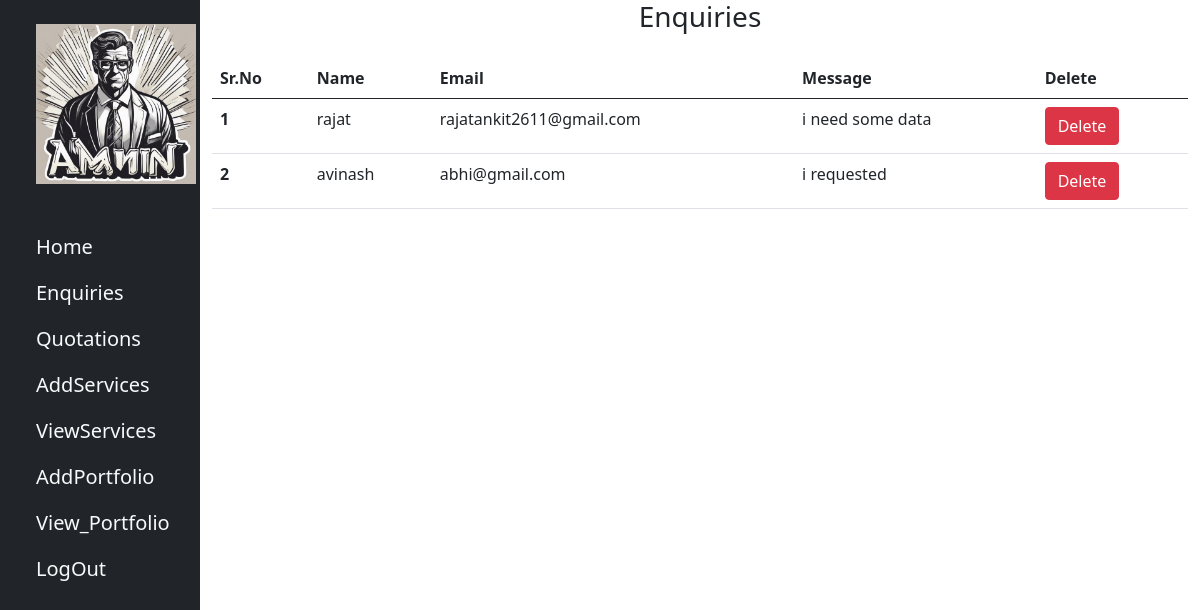
Page /admin_contacts/ on the earlier database version.
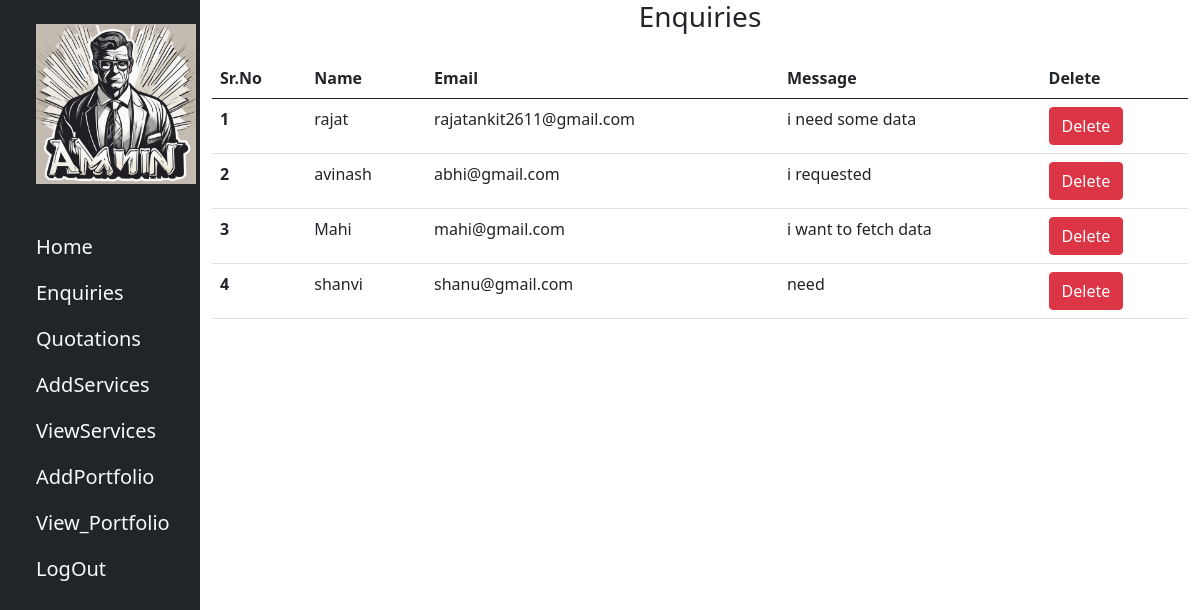
Same page on the later database version.
### projectApp/models.py (models this page shows)
class Contact(models.Model):
    email= models.CharField(max_length=30)
    name= models.CharField(max_length=30)
    message=models.TextField(max_length=50)

### projectApp/views.py (the view)
# urls.py: path("admin_contacts/",views.admin_contacts,name="admin_contacts"),
def admin_contacts(request):
    contacts=Contact.objects.all()
    return render(request,'admin_contacts.html',{'contacts':contacts})

### projectApp/templates/admin_contacts.html (shortened to what this page needs)
<!DOCTYPE html>
<html lang="en">
  <head>
  </head>
  <body>
    <div class="container-fluid">
      <div class="row">
        <div class="col-md-2 bg-dark vh-100">{% include 'side_nav.html' %}</div>
        <div class="col-md-10">
          <h3 class="text-center text-dark mb-4">Enquiries</h3>
          <table class="table">
            <thead>
              <tr>
                <th scope="col">Sr.No</th>
                <th scope="col">Name</th>
                <th scope="col">Email</th>
                <th scope="col">Message</th>
                <th scope="col">Delete</th>
              </tr>
            </thead>
            <tbody>
              {% for item in contacts %}
              <tr>
                <th scope="row">{{ item.id }}</th>
                <td>{{ item.name }}</td>
                <td>{{ item.email }}</td>
                <td>{{ item.message }}</td>
                <td>
                  <a
                    href="item.delete_contacts/{{item.id}}"
                    class="btn btn-danger"
                    onclick="javascript:return confirm('Are You Sure To Delete')"
                    >Delete</a
                  >
                </td>
              </tr>
              {% endfor %}
            </tbody>
          </table>
        </div>
      </div>
    </div>
  </body>
</html>

Differences in the rows shown:
added Contact: id "3", name "Mahi", email "mahi@gmail.com", message "i want to fetch data"
added Contact: id "4", name "shanvi", email "shanu@gmail.com", message "need"
